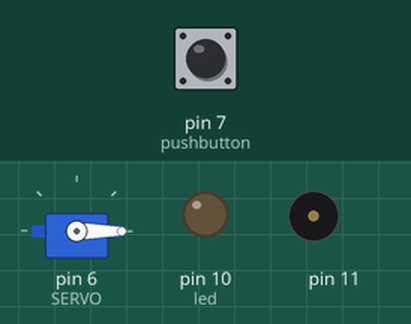
Bench run of a sketch on a simulated Arduino Uno, built with avr-gcc and run on an emulated ATmega328P. Parts: servo, output pins drawn as LEDs (lit = HIGH), buzzer (waves = sounding). The test bench sets the inputs (shaded band); at power-on: pin 7 (pushbutton) HIGH.

Above: at 1.2 s.
1.3 s: pin 7 (pushbutton) pulled LOW for 0.15 s
At 1.8 s:
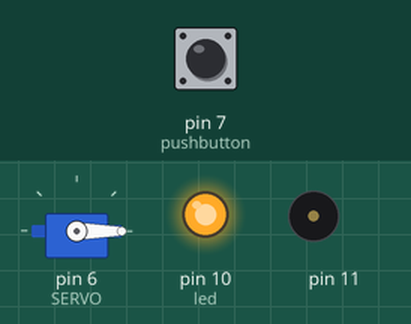
2.9 s: pin 7 (pushbutton) pulled LOW for 1 s
At 4.2 s:
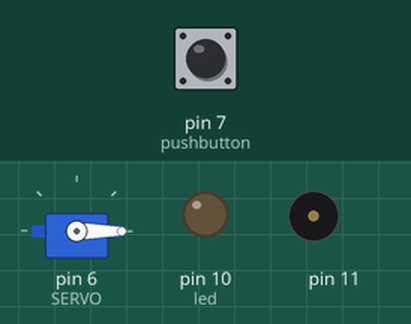
5.4 s: pin 7 (pushbutton) pulled LOW for 3.2 s
At 6.1 s:
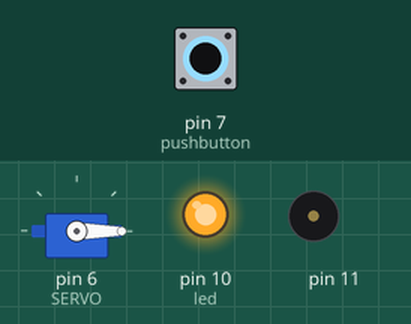
Timing chart, 0 to 8.4 s (numbered marks = the images above; inputs shaded):
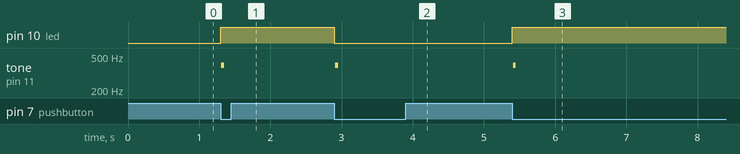

The sketch:

ServoTestes.ino
```cpp
#include <Servo.h>

#define SERVO 6

Servo s;
int pos;

int pushbutton = 7;
int led = 10;
bool estadoled = 0;

void setup() {

  s.attach(SERVO);
  Serial.begin(9600);
  s.write(0);

  pinMode(11,OUTPUT);
  pinMode(pushbutton, INPUT_PULLUP);
  pinMode(led, OUTPUT);

}
void loop() {

  int buttonState=digitalRead(pushbutton);
  if (buttonState == LOW){
    trocaled();
    som();

    while (digitalRead(pushbutton) == LOW);
    delay(100);

   }
}

void trocaled(){
  estadoled = !estadoled; // troca o estado do LED
  digitalWrite(led, estadoled);
  delay(10);
}


void som(){
  int tempo = 40;
  tone(11,392,tempo); //SOL
  delay(tempo);
}
```

Measured:
- after the input at 1.3 s, pin 10 (led): LOW → HIGH at once; tone on pin 11: silent → 392 Hz at once, → silent 0.04 s later
- after the input at 2.9 s, pin 10 (led): HIGH → LOW at once; tone on pin 11: silent → 392 Hz at once, → silent 0.04 s later
- after the input at 5.4 s, pin 10 (led): LOW → HIGH at once; tone on pin 11: silent → 392 Hz at once, → silent 0.04 s later
